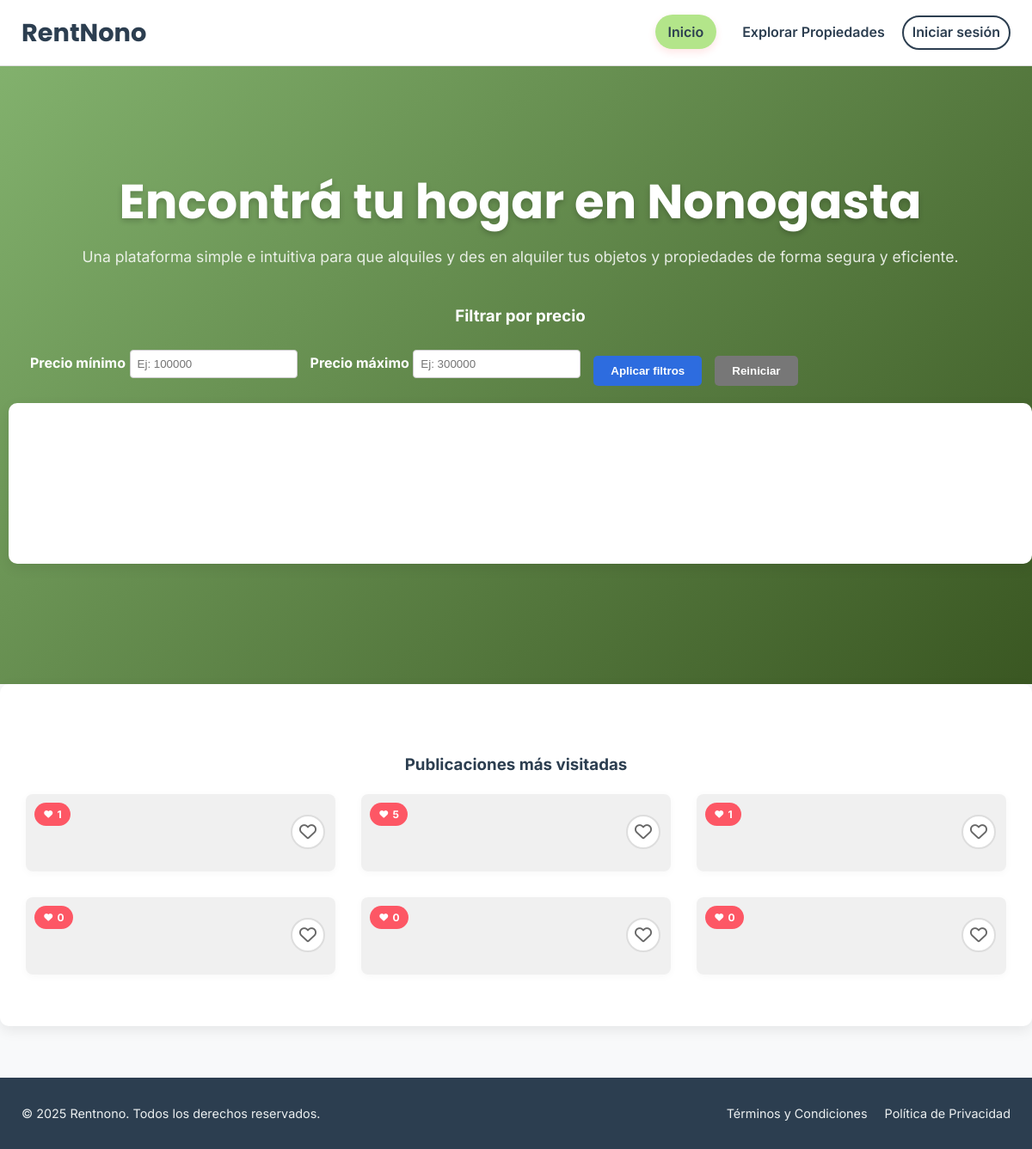
/RentNononuevo/index.php, run on the app's committed database.
### tables this page shows
CREATE TABLE `propiedades` (
  `id` int(11) NOT NULL,
  `titulo` varchar(100) NOT NULL,
  `descripcion` text DEFAULT NULL,
  `precio` decimal(12,2) NOT NULL,
  `tipo` enum('casa','departamento','local comercial','terreno o lote','galpon','camping') NOT NULL,
  `operacion` enum('alquiler','venta') NOT NULL,
  `superficie` int(11) DEFAULT NULL,
  `ambientes` int(11) DEFAULT NULL,
  `dormitorios` int(11) DEFAULT NULL,
  `sanitarios` int(11) DEFAULT NULL,
  `garaje` tinyint(1) DEFAULT 0,
  `estado` enum('a estrenar','usado','en construcción') NOT NULL DEFAULT 'a estrenar',
  `ubicacion` varchar(255) DEFAULT NULL,
  `direccion` varchar(255) DEFAULT NULL,
  `disponibilidad` enum('disponible','reservado') DEFAULT 'disponible',
  `imagen` varchar(255) DEFAULT NULL,
  `fecha_publicacion` timestamp NOT NULL DEFAULT current_timestamp(),
  `id_usuario` int(11) DEFAULT NULL
);

### RentNononuevo/database/publicaciones.php (called while the page is built, shortened)
<?php
include("conexion.php");
$sql = "SELECT * FROM propiedades ORDER BY fecha_publicacion DESC LIMIT 6";
$stmt = $conn->query($sql);
$publicaciones = $stmt->fetchAll(PDO::FETCH_ASSOC);
?>

### RentNononuevo/index.php (the view, shortened to what this page needs)
<?php
include("database/publicaciones.php");
include("login.php");
include("database/conexion.php");
?>
<!DOCTYPE html>
<html lang="es">
<head>
    <link rel="stylesheet" href="estilos/estilo.css">
    <link rel="stylesheet" href="estilos/publicaciones.css">
    <link rel="stylesheet" href="https://cdnjs.cloudflare.com/ajax/libs/font-awesome/6.5.0/css/all.min.css">
</head>
<body>
    <header class="main-header">
        <div class="container header-content">
            <h1 class="site-logo">
                <?php if(isset($_SESSION['nombre'])): ?>
                    <a href="index.php">Bienvenido, <?php echo htmlspecialchars($_SESSION['nombre']); ?></a>
                <?php else: ?>
                    <a href="index.php">RentNono</a>
                <?php endif; ?>
            </h1>
            <nav class="main-nav">
                <ul>
                    <li><b href="#" class="btn-primary-small" href="index.php">Inicio</b></li>
                    <li><a href="explorador.php">Explorar Propiedades</a></li>
                    <?php if(isset($_SESSION['nombre'])): ?>
                        <li><a href="database/logout.php">Cerrar sesión</a></li>
                    <?php else: ?>
                        <a id="abrirLogin" class="btn-iniciar-sesion">Iniciar sesión</a>
                    <?php endif; ?>
                </ul>
            </nav>
        </div>
    </header>
    <main>
        <section class="hero-section">
            <div class="hero-text-content">
                <h2>Encontrá tu hogar en Nonogasta</h2>
                <p>Una plataforma simple e intuitiva para que alquiles y des en alquiler tus objetos y propiedades de
                    forma segura y eficiente.</p>
        <section class="buscador-precio container" style="margin-top:30px;">
            <h3>Filtrar por precio</h3>
            <div style="display:flex; gap:15px; align-items:center; flex-wrap:wrap;">
                <div>
                    <label>Precio mínimo</label>
                    <input type="number" id="precio_min" placeholder="Ej: 100000" style="padding:8px;">
                </div>
                <div>
                    <label>Precio máximo</label>
                    <input type="number" id="precio_max" placeholder="Ej: 300000" style="padding:8px;">
                </div>
                <button id="btnFiltrar" style="padding:10px 20px; cursor:pointer; background:#2d6cdf; border:none; color:white; border-radius:5px;">
                    Aplicar filtros
                </button>
                <button id="btnReset" style="padding:10px 20px; cursor:pointer; background:#777; border:none; color:white; border-radius:5px;">
                    Reiniciar
                </button>
            </div>
        </section>
        <section class="features-section container" style="margin-top:20px;">
            <h3>Publicaciones</h3>
        </section>
        </section>
<section class="features-section container">
    <h3>Publicaciones más visitadas</h3>
    <div class="features-grid">
        <?php if (count($publicaciones) > 0): ?>
            <?php foreach ($publicaciones as $pub):
                $countFav = $conn->prepare("SELECT COUNT(*) as total FROM favoritos WHERE propiedad_id = ?");
                $countFav->execute([$pub['id']]);
                $totalFav = $countFav->fetch(PDO::FETCH_ASSOC)['total'];
                $esFavorito = false;
            ?>
                <div class="feature-item pub-card">
    <span class="fav-count"><i class="fas fa-heart"></i> <?= $totalFav ?></span>
    <button class="fav-btn <?= $esFavorito ? 'active' : '' ?>" data-id="<?= $pub['id'] ?>">
        <i class="fa-<?= $esFavorito ? 'solid' : 'regular' ?> fa-heart"></i>
    </button>
    <a href="detalle_publicaciones.php?id=<?= $pub['id'] ?>" class="publicacion-link">
    </a>
</div>
            <?php endforeach; ?>
        <?php else: ?>
            <p class="no-results">No hay publicaciones disponibles.</p>
        <?php endif; ?>
    </div>
</section>
    </main>
    <footer class="main-footer">
        <div class="container footer-content">
            <p>&copy; 2025 Rentnono. Todos los derechos reservados.</p>
            <ul class="footer-links">
                <li><a href="#">Términos y Condiciones</a></li>
                <li><a href="#">Política de Privacidad</a></li>
            </ul>
        </div>
    </footer>
</body>
</html>

### RentNononuevo/estilos/login.css (style rules this page uses)
label { margin-top: 10px; font-weight: bold; }
input { padding: 8px; margin-top: -5px; border-radius: 4px; border: 1px solid #ccc; }

### RentNononuevo/estilos/publicaciones.css (style rules this page uses)
.features-section { padding: 60px 30px; text-align: center; background-color: var(--white-bg); margin-bottom: 60px; border-radius: 10px; box-shadow: 0 5px 15px rgba(0, 0, 0, 0.08); }
.features-grid { display: grid; grid-template-columns: repeat(auto-fit, minmax(280px, 1fr)); gap: 30px; transition: opacity 0.4s ease; }
.feature-item { background-color: rgba(180, 179, 179, 0.2); padding: 30px; border-radius: 8px; box-shadow: 0 2px 10px rgba(0, 0, 0, 0.03); transition: transform 0.3s ease, box-shadow 0.3s ease; }

### data on the page
propiedades: totalFav "1"
propiedades: totalFav "5"
propiedades: totalFav "1"
propiedades: totalFav "0"
propiedades: totalFav "0"
propiedades: totalFav "0"
